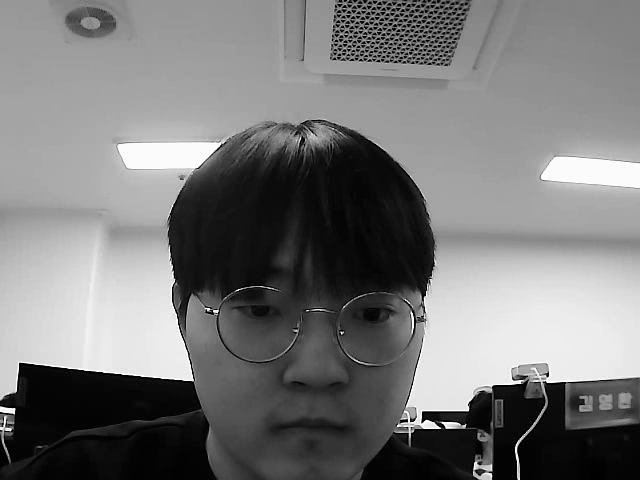
#> input picture frame 5 of text__.avi, 640 x 480 px, given in place of the camera
$ python webcam4.py
#> lines starting #> are read from the running program, lines starting #| are printed output that depends on the picture
import cv2

cap = cv2.VideoCapture("/dev/video0")

if not cap.isOpened():
    raise RuntimeError("ERROR! Unable to open camera")

try:
    width = int(cap.get(cv2.CAP_PROP_FRAME_WIDTH))
    height = int(cap.get(cv2.CAP_PROP_FRAME_HEIGHT))
    print(f'width = {width}, height = {height}')

    fourcc = cv2.VideoWriter_fourcc(*'DIVX')
    out = cv2.VideoWriter('./text__.avi', fourcc, 20,
                          (width,height), isColor = False)

    while True:
        ret, frame = cap.read()
#> frame is the input picture: shape (480, 640, 3); min 0, max 255, mean 120.4

        if not ret: #ret이 False면 중지
            break

        inversed = ~frame # 반전
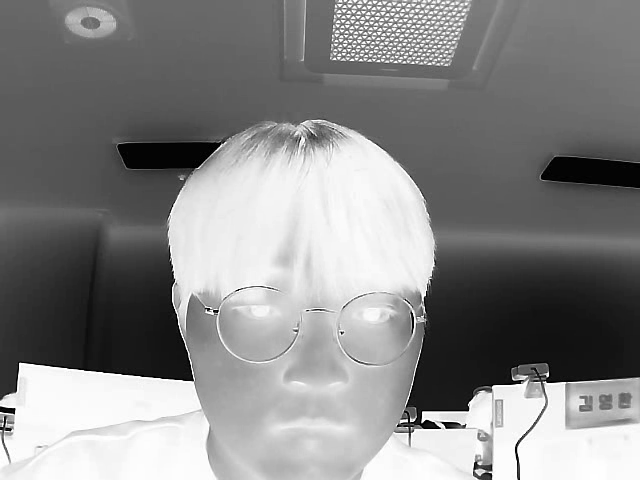
#> inversed: shape (480, 640, 3); min 0, max 255, mean 134.6

        edge = cv2.Canny(frame, 50, 150) # 윤곽선
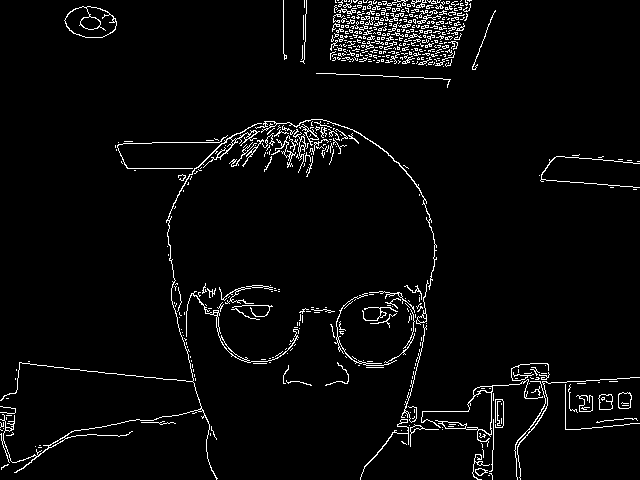
#> edge: shape (480, 640); 3.7% white in thin lines or dots

        # 윤곽선은 그레이스케일 영상이므로 저장이 안된다. 컬러 영상으로 변경
        edge_color = cv2.cvtColor(edge, cv2.COLOR_GRAY2BGR)
#> edge_color: shape (480, 640, 3); 3.7% white in thin lines or dots

        out.write(edge_color) # 영상 데이터만 저장. 소리는 X

        cv2.imshow('frame', edge_color)


        if cv2.waitKey(1) == 27:
#> (key Esc is pressed here)
            break

finally:
    cap.release()
    out.release()
    cv2.destroyAllWindows()

$ run again, starting later in the video
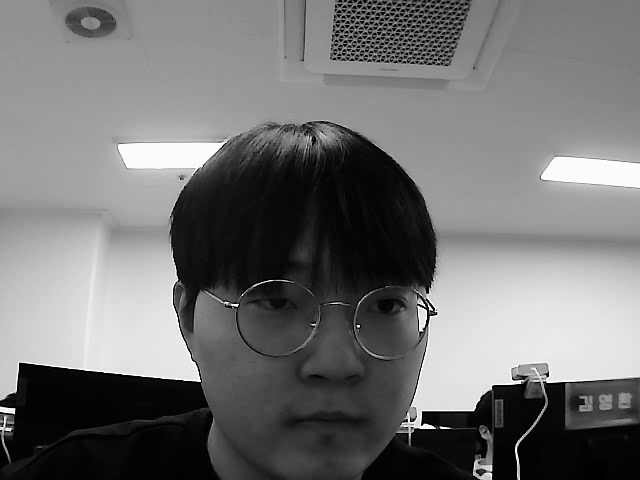
#> input picture frame 24 of text__.avi, 640 x 480 px, given in place of the camera
#> frame is the input picture: shape (480, 640, 3); min 0, max 255, mean 114.1
#> `inversed = ~frame`:
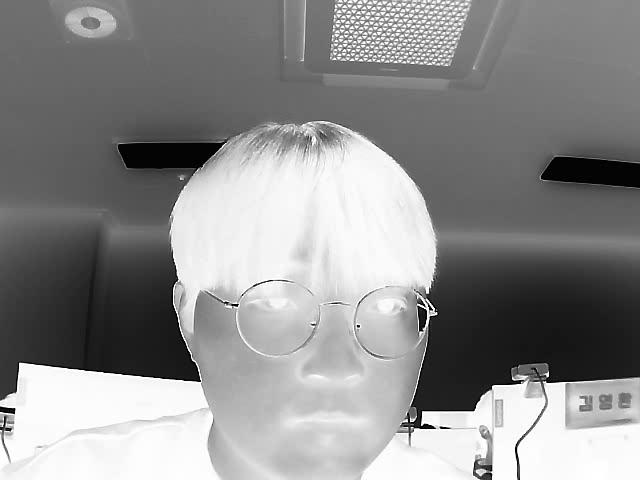
#> inversed: shape (480, 640, 3); min 0, max 255, mean 140.9
#> `edge = cv2.Canny(frame, 50, 150)`:
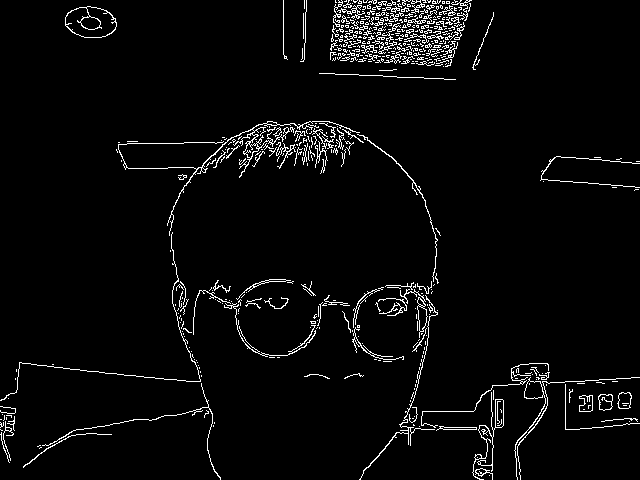
#> edge: shape (480, 640); 3.7% white in thin lines or dots
#> edge_color: shape (480, 640, 3); 3.7% white in thin lines or dots

$ run again, starting later in the video
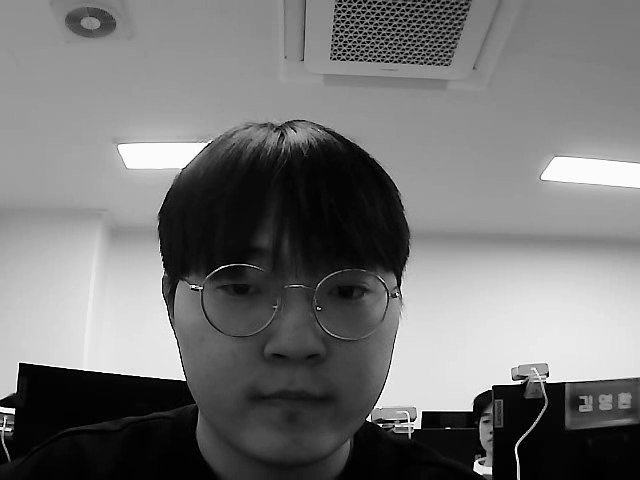
#> input picture frame 44 of text__.avi, 640 x 480 px, given in place of the camera
#> frame is the input picture: shape (480, 640, 3); min 0, max 255, mean 116.4
#> `inversed = ~frame`:
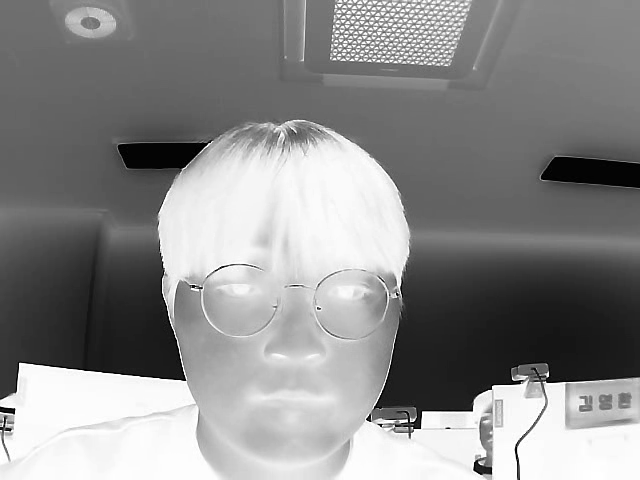
#> inversed: shape (480, 640, 3); min 0, max 255, mean 138.6
#> `edge = cv2.Canny(frame, 50, 150)`:
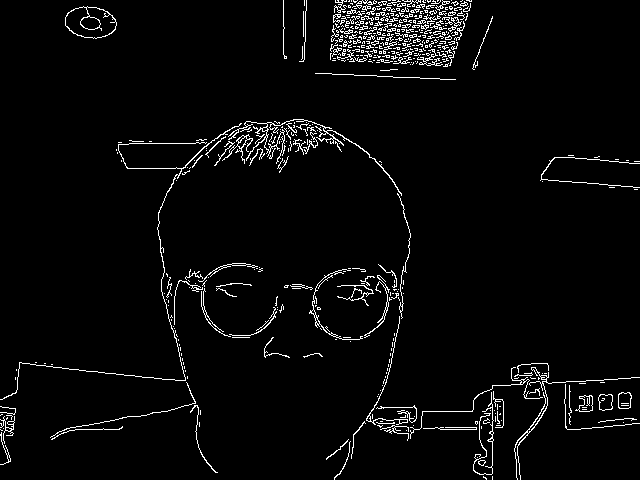
#> edge: shape (480, 640); 3.5% white in thin lines or dots
#> edge_color: shape (480, 640, 3); 3.5% white in thin lines or dots
